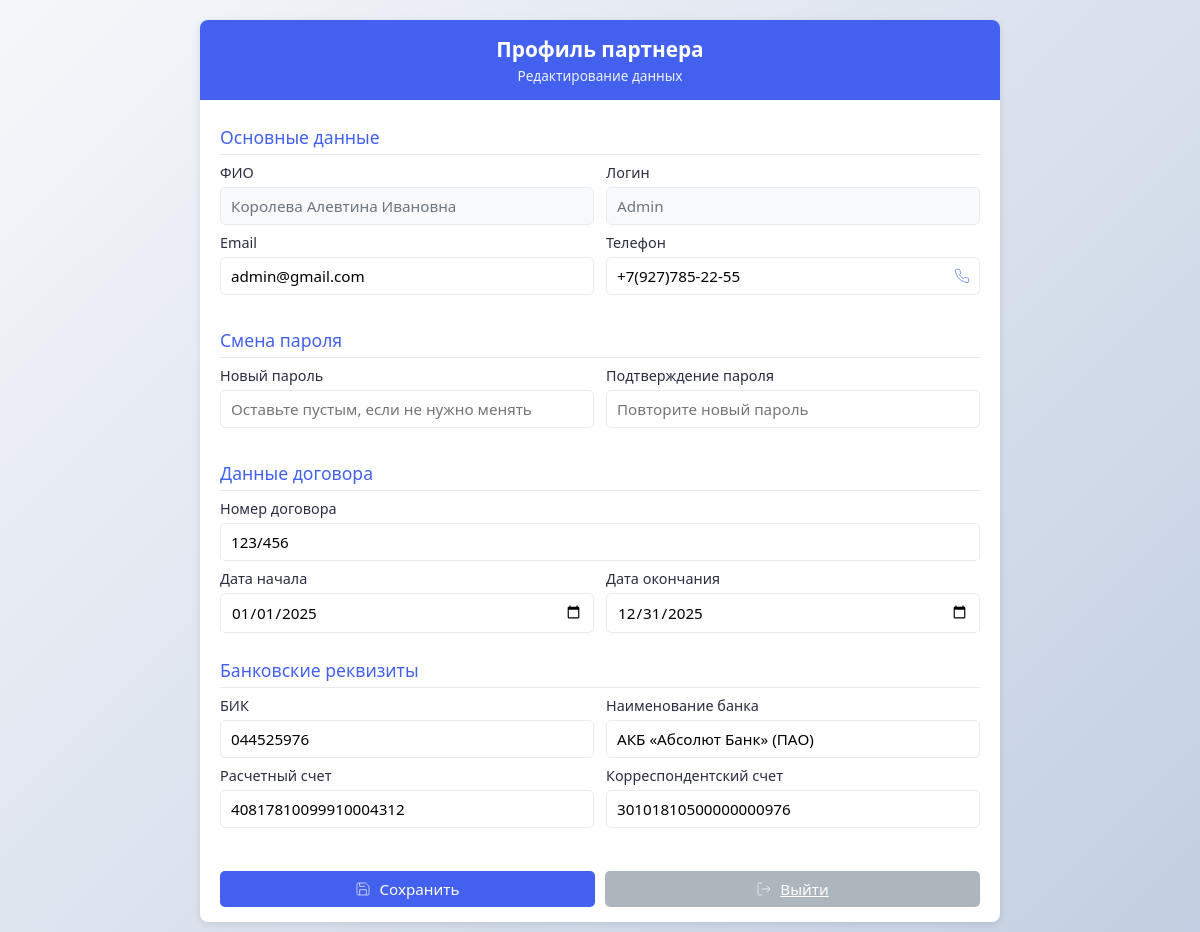
/partner/profile.php (signed in), run on the app's committed database.
### tables this page shows
CREATE TABLE `users` (
  `id` bigint UNSIGNED NOT NULL,
  `is_admin` tinyint(1) NOT NULL COMMENT 'яваляется ли администратором',
  `login` varchar(50) NOT NULL,
  `email` varchar(50) NOT NULL,
  `pass` varchar(255) NOT NULL,
  `is_hashed` tinyint(1) NOT NULL COMMENT 'Зашифрован ли пароль',
  `name` varchar(100) NOT NULL COMMENT 'ФИО пользователя',
  `dog_num` varchar(20) NOT NULL COMMENT 'Номер договора',
  `dog_beg_date` date NOT NULL COMMENT 'Дата договора начало',
  `dog_end_date` date NOT NULL COMMENT 'Дата договора конец',
  `phone` varchar(20) NOT NULL,
  `bank_name` varchar(200) NOT NULL COMMENT 'Имя банка',
  `bank_bik` varchar(9) NOT NULL COMMENT 'БИК',
  `bank_ks` varchar(20) NOT NULL COMMENT 'к/с',
  `bank_rs` varchar(20) NOT NULL COMMENT 'р/с',
  `bank_verified` tinyint(1) NOT NULL COMMENT 'Банк есть в списках',
  `commission_percentage` int UNSIGNED NOT NULL COMMENT 'Комиссия, %',
  `status` int NOT NULL COMMENT '0-подана заявка, 1-разрешенние админом, 2- заблокирован админом.',
  `is_archived` tinyint(1) NOT NULL COMMENT 'в архиве',
  `archived_date` date DEFAULT NULL
);

### partner/profile.php (the view, shortened to what this page needs)
<?php
require_once __DIR__ . '/../includes/db_connect.php';
$user = null;
try {
    $stmt = $pdo->prepare("SELECT * FROM users WHERE id = ?");
    $stmt->execute([$_SESSION['user_id']]);
    $user = $stmt->fetch();
} catch (PDOException $e) {
    $error = "Ошибка базы данных: " . $e->getMessage();
}
?>
<!DOCTYPE html>
<html lang="ru">
<head>
    <link rel="stylesheet" href="auth.css">
    <link rel="stylesheet" href="profile.css">
</head>
<body>
    <div class="profile-wrapper">
        <div class="profile-header">
            <h1 class="profile-title">Профиль партнера</h1>
            <p class="profile-subtitle">Редактирование данных</p>
        </div>
        <div class="profile-body">
            <?php if ($user): ?>
            <form method="post" class="profile-form">
                <div class="form-section">
                    <h3 class="section-title">Основные данные</h3>
                    <div class="form-row">
                        <div class="form-group">
                            <label class="form-label">ФИО</label>
                            <input type="text" class="form-control readonly-field"
                                   value="<?= htmlspecialchars($user['name']) ?>" readonly>
                        </div>
                        <div class="form-group">
                            <label class="form-label">Логин</label>
                            <input type="text" class="form-control readonly-field"
                                   value="<?= htmlspecialchars($user['login']) ?>" readonly>
                        </div>
                    </div>
                    <div class="form-row">
                        <div class="form-group">
                            <label class="form-label">Email</label>
                            <input type="email" name="email" class="form-control"
                                   value="<?= htmlspecialchars($user['email']) ?>" required>
                        </div>
                        <div class="form-group">
                            <label class="form-label">Телефон</label>
                            <div class="phone-input-container">
                                <input type="tel" name="phone" class="form-control"
                                       value="<?= htmlspecialchars($user['phone']) ?>" required>
                                <a href="tel:<?= htmlspecialchars(preg_replace('/[^0-9+]/', '', $user['phone'])) ?>" class="phone-call">
                                </a>
                            </div>
                        </div>
                    </div>
                </div>
                <div class="form-section">
                    <h3 class="section-title">Смена пароля</h3>
                    <div class="form-row">
                        <div class="form-group">
                            <label class="form-label">Новый пароль</label>
                            <input type="password" name="password" class="form-control"
                                   placeholder="Оставьте пустым, если не нужно менять">
                        </div>
                        <div class="form-group">
                            <label class="form-label">Подтверждение пароля</label>
                            <input type="password" name="confirm_password" class="form-control"
                                   placeholder="Повторите новый пароль">
                        </div>
                    </div>
                </div>
                <div class="form-section">
                    <h3 class="section-title">Данные договора</h3>
                    <div class="form-row">
                        <div class="form-group">
                            <label class="form-label">Номер договора</label>
                            <input type="text" name="dog_num" class="form-control"
                                   value="<?= htmlspecialchars($user['dog_num']) ?>" required>
                        </div>
                    </div>
                    <div class="dates-row">
                        <div class="form-group">
                            <label class="form-label">Дата начала</label>
                            <input type="date" name="dog_beg_date" class="form-control"
                                   value="<?= htmlspecialchars($user['dog_beg_date']) ?>" required>
                        </div>
                        <div class="form-group">
                            <label class="form-label">Дата окончания</label>
                            <input type="date" name="dog_end_date" class="form-control"
                                   value="<?= htmlspecialchars($user['dog_end_date']) ?>" required>
                        </div>
                    </div>
                </div>
                <div class="form-section">
                    <h3 class="section-title">Банковские реквизиты</h3>
                    <div class="form-row">
                        <div class="form-group">
                            <label class="form-label">БИК</label>
                            <input type="text" name="bank_bik" class="form-control"
                                   value="<?= htmlspecialchars($user['bank_bik']) ?>" required
                                   onblur="fetchBankDetails()">
                        </div>
                        <div class="form-group">
                            <label class="form-label">Наименование банка</label>
                            <input type="text" name="bank_name" class="form-control"
                                   value="<?= htmlspecialchars($user['bank_name']) ?>" required>
                        </div>
                    </div>
                    <div class="form-row">
                        <div class="form-group">
                            <label class="form-label">Расчетный счет</label>
                            <input type="text" name="bank_rs" class="form-control"
                                   value="<?= htmlspecialchars($user['bank_rs']) ?>" required>
                        </div>
                        <div class="form-group">
                            <label class="form-label">Корреспондентский счет</label>
                            <input type="text" name="bank_ks" class="form-control"
                                   value="<?= htmlspecialchars($user['bank_ks']) ?>" required>
                        </div>
                    </div>
                </div>
                <div class="form-actions">
                    <button type="submit" class="btn btn-primary">
                        <svg width="20" height="20" viewBox="0 0 24 24" fill="none" stroke="currentColor" style="margin-right: 8px;">
                            <path d="M19 21H5a2 2 0 0 1-2-2V5a2 2 0 0 1 2-2h11l5 5v11a2 2 0 0 1-2 2z"></path>
                            <polyline points="17 21 17 13 7 13 7 21"></polyline>
                            <polyline points="7 3 7 8 15 8"></polyline>
                        </svg>
                        Сохранить
                    </button>
                    <a href="javascript:history.back()" class="btn btn-secondary">
                        <svg width="20" height="20" viewBox="0 0 24 24" fill="none" stroke="currentColor" style="margin-right: 8px;">
                            <path d="M9 21H5a2 2 0 0 1-2-2V5a2 2 0 0 1 2-2h4"></path>
                            <polyline points="16 17 21 12 16 7"></polyline>
                            <line x1="21" y1="12" x2="9" y2="12"></line>
                        </svg>
                        Выйти
                    </a>
                </div>
            </form>
            <?php endif; ?>
        </div>
    </div>
</body>
</html>

### auth/auth.css (style rules this page uses)
:root { --primary: #4361ee; --primary-dark: #3a56d4; --secondary: #3f37c9; --text: #2b2d42; --light: #f8f9fa; --gray: #adb5bd; --danger: #ef233c; --success: #4cc9f0; }
* { box-sizing: border-box; margin: 0; padding: 0; font-family: 'Segoe UI', Tahoma, Geneva, Verdana, sans-serif; }
body { background: linear-gradient(135deg, #f5f7fa 0%, #c3cfe2 100%); min-height: 100vh; display: flex; justify-content: center; align-items: center; padding: 20px; }
.form-group { margin-bottom: 20px; }
.form-label { display: block; margin-bottom: 8px; font-size: 0.875rem; color: var(--text); font-weight: 500; }
.form-control { width: 100%; padding: 12px 16px; border: 2px solid #e9ecef; border-radius: 8px; font-size: 1rem; transition: all 0.3s ease; }
.btn { display: inline-flex; align-items: center; justify-content: center; width: 100%; padding: 14px 20px; background: var(--primary); color: white; border: none; border-radius: 8px; font-size: 1rem; font-weight: 500; cursor: pointer; transition: all 0.3s ease; }

### partner/profile.css (style rules this page uses)
:root { --primary: #4361ee; --primary-dark: #3a56d4; --text: #2b2d42; --text-light: #6c757d; --light: #f8f9fa; --light-gray: #e9ecef; --gray: #adb5bd; --danger: #ef233c; --success: #16a34a; --white: #ffffff; --shadow: 0 2px 8px rgba(0, 0, 0, 0.1); }
* { box-sizing: border-box; margin: 0; padding: 0; font-family: 'Segoe UI', Tahoma, Geneva, Verdana, sans-serif; }
body { background: linear-gradient(135deg, #f5f7fa 0%, #c3cfe2 100%); min-height: 100vh; padding: 10px; display: flex; justify-content: center; align-items: flex-start; }
.profile-wrapper { width: 100%; max-width: 800px; background: white; border-radius: 8px; box-shadow: var(--shadow); overflow: hidden; margin-top: 10px; }
.profile-header { background: var(--primary); color: white; padding: 15px 20px; text-align: center; }
.profile-title { font-size: 1.3rem; font-weight: 600; margin-bottom: 3px; }
.profile-subtitle { font-size: 0.85rem; opacity: 0.9; }
.profile-body { padding: 15px 20px; }
.profile-form { display: flex; flex-direction: column; gap: 15px; }
.section-title { font-size: 1.1rem; color: var(--primary); font-weight: 500; margin: 10px 0 8px; padding-bottom: 5px; border-bottom: 1px solid var(--light-gray); }
.form-row { display: grid; grid-template-columns: repeat(auto-fit, minmax(250px, 1fr)); gap: 12px; margin-bottom: 8px; }
.dates-row { display: grid; grid-template-columns: 1fr 1fr; gap: 12px; align-items: end; }
.form-group { margin-bottom: 0; }
.form-label { display: block; margin-bottom: 5px; font-size: 0.9rem; color: var(--text); font-weight: 500; }
.form-control { width: 100%; padding: 8px 10px; border: 1px solid var(--light-gray); border-radius: 5px; font-size: 0.95rem; background: white; }
.readonly-field { background-color: var(--light); color: var(--text-light); }
.phone-input-container { position: relative; }
.phone-call { position: absolute; right: 8px; top: 50%; transform: translateY(-50%); color: var(--primary); width: 20px; height: 20px; display: flex; align-items: center; justify-content: center; }
.phone-call svg { width: 16px; height: 16px; }
.form-actions { display: flex; gap: 10px; margin-top: 20px; }
.btn { display: flex; align-items: center; justify-content: center; padding: 8px 12px; border: none; border-radius: 5px; font-size: 0.95rem; font-weight: 500; cursor: pointer; transition: all 0.2s; }
.btn-primary { background: var(--primary); color: white; }
.btn-secondary { background: var(--gray); color: white; }
.btn svg { margin-right: 6px; width: 16px; height: 16px; }

### data on the page
users: name "Королева Алевтина Ивановна", login "Admin", email "admin@gmail.com", phone "+7(927)785-22-55", dog_num "123/456", dog_beg_date "01/01/2025", dog_end_date "12/31/2025", bank_bik "044525976", bank_name "АКБ «Абсолют Банк» (ПАО)", bank_rs "40817810099910004312", bank_ks "30101810500000000976"
